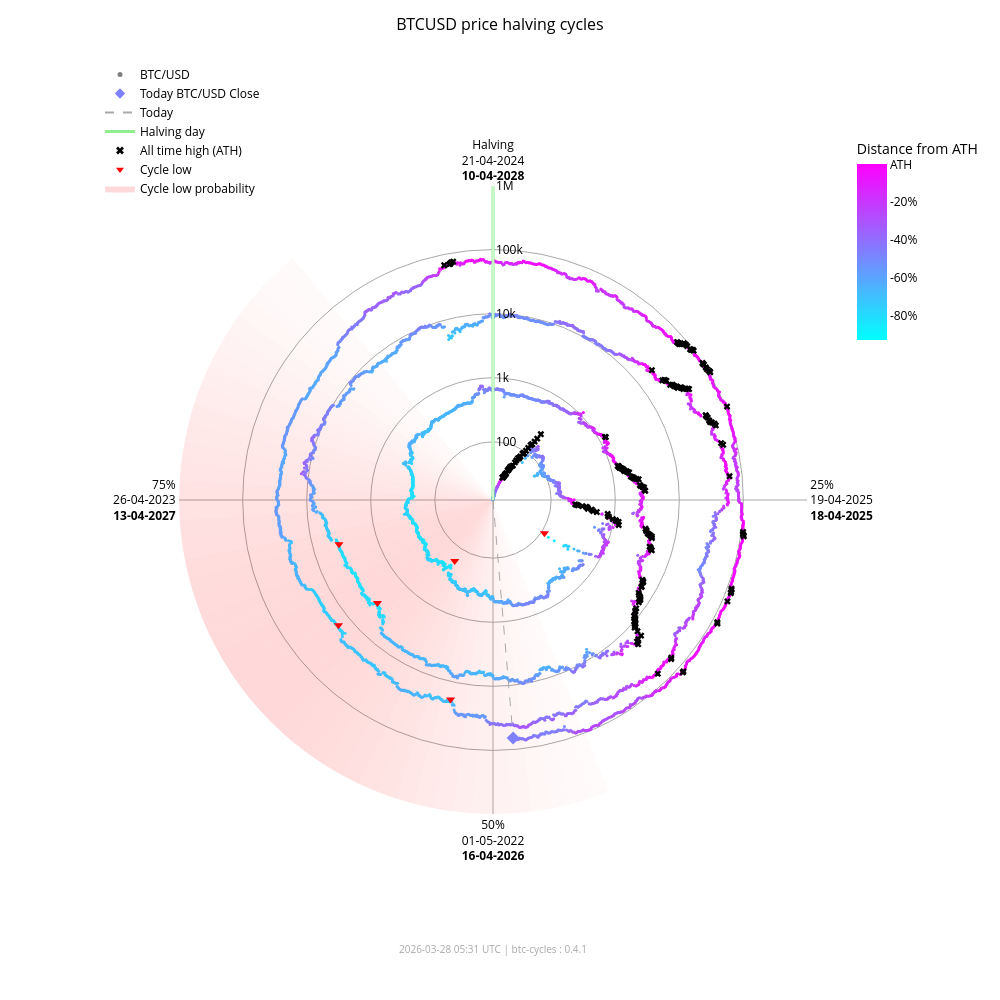

Notebook source saved alongside this figure:
### Markdown cell above
### Interactive chart (plotly)

### Code cell
fig_interactive = btc.plot(
    kind="interactive",
    from_date="2012-11-28",
)
# plotly config for interactivity
config = {"scrollZoom": True, "displayModeBar": True}
# display in notebook
fig_interactive.show(config=config)

### Figure 1 — Plotly figure (JSON) as saved in the notebook; plotly's stock layout.template omitted (floating-point values rounded to 4 significant figures; data arrays with more than 128 entries replaced by an {"elided": "..."} marker saying what was removed)
{"data": [{"fill": "toself", "fillcolor": "rgba(255,0,0,0.017168280509461755)", "hoverinfo": "skip", "line": {"width": 0}, "mode": "lines", "r": [12.35, 1000000, 1000000, 12.35, 12.35], "showlegend": false, "theta": [158.4, 158.4, 162.0, 162.0, 158.4], "type": "scatterpolar"}, {"fill": "toself", "fillcolor": "rgba(255,0,0,0.022114794501891175)", "hoverinfo": "skip", "line": {"width": 0}, "mode": "lines", "r": [12.35, 1000000, 1000000, 12.35, 12.35], "showlegend": false, "theta": [162.0, 162.0, 165.6, 165.6, 162.0], "type": "scatterpolar"}, {"fill": "toself", "fillcolor": "rgba(255,0,0,0.02790404259511669)", "hoverinfo": "skip", "line": {"width": 0}, "mode": "lines", "r": [12.35, 1000000, 1000000, 12.35, 12.35], "showlegend": false, "theta": [165.6, 165.6, 169.2, 169.2, 165.6], "type": "scatterpolar"}, {"fill": "toself", "fillcolor": "rgba(255,0,0,0.034518294852420334)", "hoverinfo": "skip", "line": {"width": 0}, "mode": "lines", "r": [12.35, 1000000, 1000000, 12.35, 12.35], "showlegend": false, "theta": [169.2, 169.2, 172.8, 172.8, 169.2], "type": "scatterpolar"}, {"fill": "toself", "fillcolor": "rgba(255,0,0,0.041901979682821514)", "hoverinfo": "skip", "line": {"width": 0}, "mode": "lines", "r": [12.35, 1000000, 1000000, 12.35, 12.35], "showlegend": false, "theta": [172.8, 172.8, 176.4, 176.4, 172.8], "type": "scatterpolar"}, {"fill": "toself", "fillcolor": "rgba(255,0,0,0.04996405861294358)", "hoverinfo": "skip", "line": {"width": 0}, "mode": "lines", "r": [12.35, 1000000, 1000000, 12.35, 12.35], "showlegend": false, "theta": [176.4, 176.4, 180.0, 180.0, 176.4], "type": "scatterpolar"}, {"fill": "toself", "fillcolor": "rgba(255,0,0,0.05858349692240514)", "hoverinfo": "skip", "line": {"width": 0}, "mode": "lines", "r": [12.35, 1000000, 1000000, 12.35, 12.35], "showlegend": false, "theta": [180.0, 180.0, 183.6, 183.6, 180.0], "type": "scatterpolar"}, {"fill": "toself", "fillcolor": "rgba(255,0,0,0.06761662035375064)", "hoverinfo": "skip", "line": {"width": 0}, "mode": "lines", "r": [12.35, 1000000, 1000000, 12.35, 12.35], "showlegend": false, "theta": [183.6, 183.6, 187.2, 187.2, 183.6], "type": "scatterpolar"}, {"fill": "toself", "fillcolor": "rgba(255,0,0,0.07690481219944661)", "hoverinfo": "skip", "line": {"width": 0}, "mode": "lines", "r": [12.35, 1000000, 1000000, 12.35, 12.35], "showlegend": false, "theta": [187.2, 187.2, 190.8, 190.8, 187.2], "type": "scatterpolar"}, {"fill": "toself", "fillcolor": "rgba(255,0,0,0.08628112000611096)", "hoverinfo": "skip", "line": {"width": 0}, "mode": "lines", "r": [12.35, 1000000, 1000000, 12.35, 12.35], "showlegend": false, "theta": [190.8, 190.8, 194.4, 194.4, 190.8], "type": "scatterpolar"}, {"fill": "toself", "fillcolor": "rgba(255,0,0,0.09557490841018089)", "hoverinfo": "skip", "line": {"width": 0}, "mode": "lines", "r": [12.35, 1000000, 1000000, 12.35, 12.35], "showlegend": false, "theta": [194.4, 194.4, 198.0, 198.0, 194.4], "type": "scatterpolar"}, {"fill": "toself", "fillcolor": "rgba(255,0,0,0.10461455782963762)", "hoverinfo": "skip", "line": {"width": 0}, "mode": "lines", "r": [12.35, 1000000, 1000000, 12.35, 12.35], "showlegend": false, "theta": [198.0, 198.0, 201.6, 201.6, 198.0], "type": "scatterpolar"}, {"fill": "toself", "fillcolor": "rgba(255,0,0,0.11322908719652829)", "hoverinfo": "skip", "line": {"width": 0}, "mode": "lines", "r": [12.35, 1000000, 1000000, 12.35, 12.35], "showlegend": false, "theta": [201.6, 201.6, 205.2, 205.2, 201.6], "type": "scatterpolar"}, {"fill": "toself", "fillcolor": "rgba(255,0,0,0.12125015337052986)", "hoverinfo": "skip", "line": {"width": 0}, "mode": "lines", "r": [12.35, 1000000, 1000000, 12.35, 12.35], "showlegend": false, "theta": [205.2, 205.2, 208.8, 208.8, 205.2], "type": "scatterpolar"}, {"fill": "toself", "fillcolor": "rgba(255,0,0,0.12851590515331976)", "hoverinfo": "skip", "line": {"width": 0}, "mode": "lines", "r": [12.35, 1000000, 1000000, 12.35, 12.35], "showlegend": false, "theta": [208.8, 208.8, 212.4, 212.4, 208.8], "type": "scatterpolar"}, {"fill": "toself", "fillcolor": "rgba(255,0,0,0.13487757461161184)", "hoverinfo": "skip", "line": {"width": 0}, "mode": "lines", "r": [12.35, 1000000, 1000000, 12.35, 12.35], "showlegend": false, "theta": [212.4, 212.4, 216.0, 216.0, 212.4], "type": "scatterpolar"}, {"fill": "toself", "fillcolor": "rgba(255,0,0,0.14020862181849592)", "hoverinfo": "skip", "line": {"width": 0}, "mode": "lines", "r": [12.35, 1000000, 1000000, 12.35, 12.35], "showlegend": false, "theta": [216.0, 216.0, 219.6, 219.6, 216.0], "type": "scatterpolar"}, {"fill": "toself", "fillcolor": "rgba(255,0,0,0.14441504950654527)", "hoverinfo": "skip", "line": {"width": 0}, "mode": "lines", "r": [12.35, 1000000, 1000000, 12.35, 12.35], "showlegend": false, "theta": [219.6, 219.6, 223.2, 223.2, 219.6], "type": "scatterpolar"}, {"fill": "toself", "fillcolor": "rgba(255,0,0,0.14744459351271713)", "hoverinfo": "skip", "line": {"width": 0}, "mode": "lines", "r": [12.35, 1000000, 1000000, 12.35, 12.35], "showlegend": false, "theta": [223.2, 223.2, 226.8, 226.8, 223.2], "type": "scatterpolar"}, {"fill": "toself", "fillcolor": "rgba(255,0,0,0.14929223192296423)", "hoverinfo": "skip", "line": {"width": 0}, "mode": "lines", "r": [12.35, 1000000, 1000000, 12.35, 12.35], "showlegend": false, "theta": [226.8, 226.8, 230.4, 230.4, 226.8], "type": "scatterpolar"}, {"fill": "toself", "fillcolor": "rgba(255,0,0,0.15)", "hoverinfo": "skip", "line": {"width": 0}, "mode": "lines", "r": [12.35, 1000000, 1000000, 12.35, 12.35], "showlegend": false, "theta": [230.4, 230.4, 234.0, 234.0, 230.4], "type": "scatterpolar"}, {"fill": "toself", "fillcolor": "rgba(255,0,0,0.14965033825231114)", "hoverinfo": "skip", "line": {"width": 0}, "mode": "lines", "r": [12.35, 1000000, 1000000, 12.35, 12.35], "showlegend": false, "theta": [234.0, 234.0, 237.6, 237.6, 234.0], "type": "scatterpolar"}, {"fill": "toself", "fillcolor": "rgba(255,0,0,0.14835378057909807)", "hoverinfo": "skip", "line": {"width": 0}, "mode": "lines", "r": [12.35, 1000000, 1000000, 12.35, 12.35], "showlegend": false, "theta": [237.6, 237.6, 241.2, 241.2, 237.6], "type": "scatterpolar"}, {"fill": "toself", "fillcolor": "rgba(255,0,0,0.14623322283554635)", "hoverinfo": "skip", "line": {"width": 0}, "mode": "lines", "r": [12.35, 1000000, 1000000, 12.35, 12.35], "showlegend": false, "theta": [241.2, 241.2, 244.8, 244.8, 241.2], "type": "scatterpolar"}, {"fill": "toself", "fillcolor": "rgba(255,0,0,0.1434078538226231)", "hoverinfo": "skip", "line": {"width": 0}, "mode": "lines", "r": [12.35, 1000000, 1000000, 12.35, 12.35], "showlegend": false, "theta": [244.8, 244.8, 248.4, 248.4, 244.8], "type": "scatterpolar"}, {"fill": "toself", "fillcolor": "rgba(255,0,0,0.13997983179373427)", "hoverinfo": "skip", "line": {"width": 0}, "mode": "lines", "r": [12.35, 1000000, 1000000, 12.35, 12.35], "showlegend": false, "theta": [248.4, 248.4, 252.0, 252.0, 248.4], "type": "scatterpolar"}, {"fill": "toself", "fillcolor": "rgba(255,0,0,0.13602598258454268)", "hoverinfo": "skip", "line": {"width": 0}, "mode": "lines", "r": [12.35, 1000000, 1000000, 12.35, 12.35], "showlegend": false, "theta": [252.0, 252.0, 255.6, 255.6, 252.0], "type": "scatterpolar"}, {"fill": "toself", "fillcolor": "rgba(255,0,0,0.13159547355344953)", "hoverinfo": "skip", "line": {"width": 0}, "mode": "lines", "r": [12.35, 1000000, 1000000, 12.35, 12.35], "showlegend": false, "theta": [255.6, 255.6, 259.2, 259.2, 255.6], "type": "scatterpolar"}, {"fill": "toself", "fillcolor": "rgba(255,0,0,0.12671301775492697)", "hoverinfo": "skip", "line": {"width": 0}, "mode": "lines", "r": [12.35, 1000000, 1000000, 12.35, 12.35], "showlegend": false, "theta": [259.2, 259.2, 262.8, 262.8, 259.2], "type": "scatterpolar"}, {"fill": "toself", "fillcolor": "rgba(255,0,0,0.12138610149219965)", "hoverinfo": "skip", "line": {"width": 0}, "mode": "lines", "r": [12.35, 1000000, 1000000, 12.35, 12.35], "showlegend": false, "theta": [262.8, 262.8, 266.4, 266.4, 262.8], "type": "scatterpolar"}, {"fill": "toself", "fillcolor": "rgba(255,0,0,0.1156142551644921)", "hoverinfo": "skip", "line": {"width": 0}, "mode": "lines", "r": [12.35, 1000000, 1000000, 12.35, 12.35], "showlegend": false, "theta": [266.4, 266.4, 270.0, 270.0, 266.4], "type": "scatterpolar"}, {"fill": "toself", "fillcolor": "rgba(255,0,0,0.10939851441251548)", "hoverinfo": "skip", "line": {"width": 0}, "mode": "lines", "r": [12.35, 1000000, 1000000, 12.35, 12.35], "showlegend": false, "theta": [270.0, 270.0, 273.6, 273.6, 270.0], "type": "scatterpolar"}, {"fill": "toself", "fillcolor": "rgba(255,0,0,0.10274974912946185)", "hoverinfo": "skip", "line": {"width": 0}, "mode": "lines", "r": [12.35, 1000000, 1000000, 12.35, 12.35], "showlegend": false, "theta": [273.6, 273.6, 277.2, 277.2, 273.6], "type": "scatterpolar"}, {"fill": "toself", "fillcolor": "rgba(255,0,0,0.09569517349791425)", "hoverinfo": "skip", "line": {"width": 0}, "mode": "lines", "r": [12.35, 1000000, 1000000, 12.35, 12.35], "showlegend": false, "theta": [277.2, 277.2, 280.8, 280.8, 277.2], "type": "scatterpolar"}, {"fill": "toself", "fillcolor": "rgba(255,0,0,0.08828282625646727)", "hoverinfo": "skip", "line": {"width": 0}, "mode": "lines", "r": [12.35, 1000000, 1000000, 12.35, 12.35], "showlegend": false, "theta": [280.8, 280.8, 284.4, 284.4, 280.8], "type": "scatterpolar"}, {"fill": "toself", "fillcolor": "rgba(255,0,0,0.08058400018765345)", "hoverinfo": "skip", "line": {"width": 0}, "mode": "lines", "r": [12.35, 1000000, 1000000, 12.35, 12.35], "showlegend": false, "theta": [284.4, 284.4, 288.0, 288.0, 284.4], "type": "scatterpolar"}, {"fill": "toself", "fillcolor": "rgba(255,0,0,0.07269354608292704)", "hoverinfo": "skip", "line": {"width": 0}, "mode": "lines", "r": [12.35, 1000000, 1000000, 12.35, 12.35], "showlegend": false, "theta": [288.0, 288.0, 291.6, 291.6, 288.0], "type": "scatterpolar"}, {"fill": "toself", "fillcolor": "rgba(255,0,0,0.06472784449068783)", "hoverinfo": "skip", "line": {"width": 0}, "mode": "lines", "r": [12.35, 1000000, 1000000, 12.35, 12.35], "showlegend": false, "theta": [291.6, 291.6, 295.2, 295.2, 291.6], "type": "scatterpolar"}, {"fill": "toself", "fillcolor": "rgba(255,0,0,0.05682021976743955)", "hoverinfo": "skip", "line": {"width": 0}, "mode": "lines", "r": [12.35, 1000000, 1000000, 12.35, 12.35], "showlegend": false, "theta": [295.2, 295.2, 298.8, 298.8, 295.2], "type": "scatterpolar"}, {"fill": "toself", "fillcolor": "rgba(255,0,0,0.04911378436707333)", "hoverinfo": "skip", "line": {"width": 0}, "mode": "lines", "r": [12.35, 1000000, 1000000, 12.35, 12.35], "showlegend": false, "theta": [298.8, 298.8, 302.4, 302.4, 298.8], "type": "scatterpolar"}, {"fill": "toself", "fillcolor": "rgba(255,0,0,0.04175213714896469)", "hoverinfo": "skip", "line": {"width": 0}, "mode": "lines", "r": [12.35, 1000000, 1000000, 12.35, 12.35], "showlegend": false, "theta": [302.4, 302.4, 306.0, 306.0, 302.4], "type": "scatterpolar"}, {"fill": "toself", "fillcolor": "rgba(255,0,0,0.034868865657538876)", "hoverinfo": "skip", "line": {"width": 0}, "mode": "lines", "r": [12.35, 1000000, 1000000, 12.35, 12.35], "showlegend": false, "theta": [306.0, 306.0, 309.6, 309.6, 306.0], "type": "scatterpolar"}, {"fill": "toself", "fillcolor": "rgba(255,0,0,0.02857722515334582)", "hoverinfo": "skip", "line": {"width": 0}, "mode": "lines", "r": [12.35, 1000000, 1000000, 12.35, 12.35], "showlegend": false, "theta": [309.6, 309.6, 313.2, 313.2, 309.6], "type": "scatterpolar"}, {"fill": "toself", "fillcolor": "rgba(255,0,0,0.022961515313555197)", "hoverinfo": "skip", "line": {"width": 0}, "mode": "lines", "r": [12.35, 1000000, 1000000, 12.35, 12.35], "showlegend": false, "theta": [313.2, 313.2, 316.8, 316.8, 313.2], "type": "scatterpolar"}, {"fill": "toself", "fillcolor": "rgba(255,0,0,0.01807146942917362)", "hoverinfo": "skip", "line": {"width": 0}, "mode": "lines", "r": [12.35, 1000000, 1000000, 12.35, 12.35], "showlegend": false, "theta": [316.8, 316.8, 320.4, 320.4, 316.8], "type": "scatterpolar"}, {"hoverinfo": "text", "marker": {"color": {"elided": "4869 str values"}, "size": 3}, "mode": "markers", "r": {"elided": "4869 float values"}, "showlegend": false, "text": {"elided": "4869 str values"}, "theta": {"elided": "4869 float values"}, "type": "scatterpolar"}, {"hoverinfo": "skip", "line": {"color": "lightgreen", "width": 3}, "mode": "lines", "r": [12.35, 1000000], "showlegend": false, "theta": [0, 0], "type": "scatterpolar"}, {"hoverinfo": "skip", "line": {"color": "darkgrey", "dash": "dash", "width": 1}, "mode": "lines", "r": [12.35, 66300.0], "showlegend": false, "theta": [175.2, 175.2], "type": "scatterpolar"}, {"hoverinfo": "text", "marker": {"color": "#7f80ff", "size": 10, "symbol": "diamond"}, "mode": "markers", "r": [66300.0], "showlegend": false, "text": ["Today<br>Date: 2026-03-28<br>Price: $66,296.46"], "theta": [175.2], "type": "scatterpolar"}, {"hoverinfo": "text", "marker": {"color": "black", "size": 6, "symbol": "x"}, "mode": "markers", "r": {"elided": "195 float values"}, "showlegend": false, "text": {"elided": "195 str values"}, "theta": {"elided": "195 float values"}, "type": "scatterpolar"}, {"hoverinfo": "text", "marker": {"color": "red", "size": 8, "symbol": "triangle-down"}, "mode": "markers", "r": [111.6, 164.9, 3233.0, 3925.0, 18950.0, 15760.0], "showlegend": false, "text": ["Cycle Low<br>Date: 2014-02-21<br>Price: $111.56<br>ATH distance: -91.0%", "Cycle Low<br>Date: 2015-01-14<br>Price: $164.92<br>ATH distance: -86.7%", "Cycle Low<br>Date: 2018-12-15<br>Price: $3,232.51<br>ATH distance: -83.3%", "Cycle Low<br>Date: 2019-03-25<br>Price: $3,924.55<br>ATH distance: -79.7%", "Cycle Low<br>Date: 2022-06-18<br>Price: $18,954.25<br>ATH distance: -71.9%", "Cycle Low<br>Date: 2022-11-21<br>Price: $15,760.19<br>ATH distance: -76.7%"], "theta": [122.8, 212.1, 228.3, 254.0, 192.0, 231.0], "type": "scatterpolar"}, {"marker": {"color": "grey", "size": 5}, "mode": "markers", "name": "BTC/USD", "r": [null], "theta": [null], "type": "scatterpolar"}, {"marker": {"color": "#7f80ff", "size": 8, "symbol": "diamond"}, "mode": "markers", "name": "Today BTC/USD Close", "r": [null], "theta": [null], "type": "scatterpolar"}, {"line": {"color": "darkgrey", "dash": "dash"}, "mode": "lines", "name": "Today", "r": [null], "theta": [null], "type": "scatterpolar"}, {"line": {"color": "lightgreen", "width": 3}, "mode": "lines", "name": "Halving day", "r": [null], "theta": [null], "type": "scatterpolar"}, {"marker": {"color": "black", "size": 7, "symbol": "x"}, "mode": "markers", "name": "All time high (ATH)", "r": [null], "theta": [null], "type": "scatterpolar"}, {"marker": {"color": "red", "size": 7, "symbol": "triangle-down"}, "mode": "markers", "name": "Cycle low", "r": [null], "theta": [null], "type": "scatterpolar"}, {"fill": "toself", "fillcolor": "rgba(255,0,0,0.15)", "line": {"width": 0}, "mode": "lines", "name": "Cycle low probability", "r": [null], "theta": [null], "type": "scatterpolar"}, {"hoverinfo": "skip", "marker": {"cmax": 0, "cmin": -0.9307, "color": [0], "colorbar": {"len": 0.25, "ticktext": ["ATH", "-20%", "-40%", "-60%", "-80%", "-100%"], "tickvals": [0, -0.2, -0.4, -0.6, -0.8, -1.0], "title": {"text": "Distance from ATH"}, "x": 0.95, "y": 0.92, "yanchor": "top"}, "colorscale": {"elided": "256x2 mixed values"}, "showscale": true, "size": 0}, "mode": "markers", "r": [null], "showlegend": false, "theta": [null], "type": "scatterpolar"}], "layout": {"annotations": [{"font": {"color": "darkgrey", "size": 10}, "showarrow": false, "text": "2026-03-28 05:31 UTC | btc-cycles : 0.4.1", "x": 0.5, "xref": "paper", "y": -0.02, "yref": "paper"}], "font": {"color": "black"}, "height": 1000, "legend": {"bgcolor": "rgba(0,0,0,0)", "font": {"color": "black"}, "x": 0.0, "y": 1.0}, "margin": {"b": 60, "l": 100, "r": 80, "t": 60}, "paper_bgcolor": "white", "plot_bgcolor": "white", "polar": {"angularaxis": {"color": "black", "direction": "clockwise", "gridcolor": "darkgrey", "rotation": 90, "ticktext": ["Halving<br>21-04-2024<br><b>10-04-2028</b>", "25%<br>19-04-2025<br><b>18-04-2025</b>", "50%<br>01-05-2022<br><b>16-04-2026</b>", "75%<br>26-04-2023<br><b>13-04-2027</b>"], "tickvals": [0, 90, 180, 270]}, "bgcolor": "white", "domain": {"x": [0.1, 0.9], "y": [0.05, 0.95]}, "radialaxis": {"angle": 90, "color": "black", "gridcolor": "darkgrey", "range": [1.092, 6.0], "tickangle": 90, "ticktext": ["100", "1k", "10k", "100k", "1M"], "tickvals": [100, 1000, 10000, 100000, 1000000], "type": "log"}}, "title": {"font": {"color": "black", "size": 16}, "text": "BTCUSD price halving cycles", "x": 0.5}, "width": 1000}}
